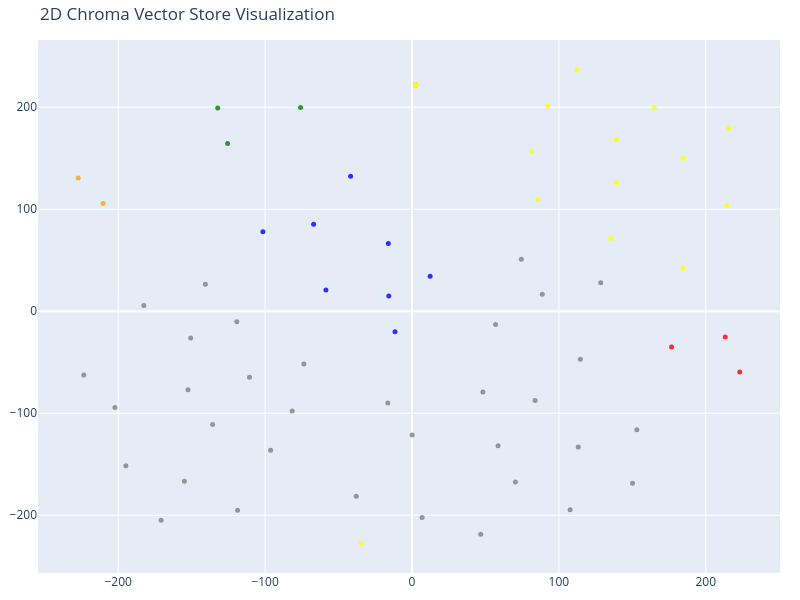

The notebook cell saved with this chart:
### Markdown cell above
### 📊 Step 20: Load Vectors for Visualization

**What this does:**
1. Reconnects to ChromaDB
2. Retrieves embeddings, documents, and metadata
3. Converts to numpy arrays
4. Extracts document types
5. Maps types to colors (handles typos like "technical concetps")

**Why it matters:**
- Prepares data for 2D/3D visualization
- Robust color mapping prevents crashes from inconsistent naming

### Code cell
tsne = TSNE(n_components=2, random_state=42)
reduced_vectors = tsne.fit_transform(vectors)

# Create the 2D scatter plot
fig = go.Figure(data=[go.Scatter(
    x=reduced_vectors[:, 0],
    y=reduced_vectors[:, 1],
    mode='markers',
    marker=dict(size=5, color=colors, opacity=0.8),
    text=[f"Type: {t}<br>Text: {d[:100]}..." for t, d in zip(doc_types, documents)],
    hoverinfo='text'
)])

fig.update_layout(title='2D Chroma Vector Store Visualization',
    scene=dict(xaxis_title='x',yaxis_title='y'),
    width=800,
    height=600,
    margin=dict(r=20, b=10, l=10, t=40)
)

fig.show()

### Figure 1 — Plotly figure (JSON) as saved in the notebook; plotly's stock layout.template omitted (floating-point values rounded to 4 significant figures)
{"data": [{"hoverinfo": "text", "marker": {"color": ["gray", "gray", "gray", "gray", "gray", "gray", "gray", "gray", "gray", "gray", "gray", "gray", "gray", "blue", "blue", "blue", "blue", "blue", "blue", "blue", "blue", "green", "green", "green", "red", "red", "red", "red", "red", "orange", "orange", "gray", "gray", "gray", "gray", "gray", "gray", "gray", "gray", "gray", "gray", "gray", "gray", "gray", "gray", "gray", "gray", "gray", "gray", "gray", "gray", "gray", "yellow", "yellow", "yellow", "yellow", "yellow", "yellow", "yellow", "yellow", "yellow", "yellow", "yellow", "yellow", "yellow", "yellow", "yellow", "yellow", "yellow", "yellow"], "opacity": 0.8, "size": 5}, "mode": "markers", "text": ["Type: certification<br>Text: Certification Overview\n\nThis section provides an overview of the individual's certifications, includ...", "Type: certification<br>Text: CERT-01: Data Science Certification\n\nThis certification covers core competencies in machine learning...", "Type: certification<br>Text: Core Competencies - CERT-01\n\nThis section highlights the individual's core competencies in machine l...", "Type: certification<br>Text: Practical Implementation - CERT-01\n\nThis section describes the individual's practical implementation...", "Type: certification<br>Text: CERT-02: Computer Vision Specialization\n\nThis certification covers core competencies in computer vis...", "Type: certification<br>Text: Core Competencies - CERT-02\n\nThis section highlights the individual's core competencies in computer ...", "Type: certification<br>Text: Practical Implementation - CERT-02\n\nThis section describes the individual's practical implementation...", "Type: certification<br>Text: CERT-03: Large Language Models Specialization\n\nThis certification covers core competencies in large ...", "Type: certification<br>Text: Core Competencies - CERT-03\n\nThis section highlights the individual's core competencies in large lan...", "Type: certification<br>Text: Practical Implementation - CERT-03\n\nThis section describes the individual's practical implementation...", "Type: certification<br>Text: CERT-04: MLOps Engineering\n\nThis certification covers core competencies in MLOps engineering, includ...", "Type: certification<br>Text: Core Competencies - CERT-04\n\nThis section highlights the individual's core competencies in MLOps eng...", "Type: certification<br>Text: Practical Implementation - CERT-04\n\nThis section describes the individual's practical implementation...", "Type: cv<br>Text: Professional Summary\n\nAhmed Pasha is an AI/ML Engineer with 1 year of professional experience specia...", "Type: cv<br>Text: Contact Information\n\nAhmed's contact information includes his email address, phone number, location,...", "Type: cv<br>Text: Work Experience\n\nAhmed has 1 year of experience as an AI/ML Engineer at Pavaman Technologies, specia...", "Type: cv<br>Text: Experience ID: EXP-01\n\nAhmed's role at Pavaman Technologies involves working on early plant disease ...", "Type: cv<br>Text: Programming Skills\n\nAhmed is proficient in Python for backend development, machine learning model bu...", "Type: cv<br>Text: Machine Learning & Deep Learning\n\nAhmed has hands-on experience in Convolutional Neural Networks (CN...", "Type: cv<br>Text: Tools & Frameworks\n\nAhmed has worked extensively with Streamlit, Flask, MongoDB, Git, ArcGIS, and ot...", "Type: cv<br>Text: Availability\n\nAhmed is seeking full-time or project-based opportunities in AI, ML, Computer Vision, ...", "Type: education<br>Text: Education Background - Bachelor of Computer Applications (BCA)\n\nOverview of the individual's Bachelo...", "Type: education<br>Text: Education Background - Diploma in Civil Engineering\n\nDetailed information about the individual's Dip...", "Type: education<br>Text: Education Background - General Information\n\n\n\n---...", "Type: goals<br>Text: Short-Term Goals (0–1 Year)\n\nThis section outlines short-term goals within a one-year timeframe, foc...", "Type: goals<br>Text: Mid-Term Goals (1–3 Years)\n\nThis section outlines mid-term goals within a three-year timeframe, focu...", "Type: goals<br>Text: Long-Term Goals (3–5 Years)\n\nThis section outlines long-term goals within a five-year timeframe, foc...", "Type: goals<br>Text: \n\n\n\n...", "Type: goals<br>Text: \n\n\n\n...", "Type: partime<br>Text: Bachelor Money Tracking Application Overview\n\nThis is a group expense management platform designed t...", "Type: partime<br>Text: Product Vision\n\nThe system eliminates confusion around expense ownership, expense splitting logic, o...", "Type: projects<br>Text: Total Projects Completed\n\nThis section displays the total number of projects completed by the indivi...", "Type: projects<br>Text: Project ID: PROJ-01\n\nThis section provides information about the first project, including its title,...", "Type: projects<br>Text: Overview of Project PROJ-01\n\nThis section provides an overview of the first project, describing its ...", "Type: projects<br>Text: Technology Stack for Project PROJ-01\n\nThis section lists the key technologies used in the first proj...", "Type: projects<br>Text: Core Responsibilities of Project PROJ-01\n\nThis section describes the core responsibilities involved ...", "Type: projects<br>Text: Key Achievements of Project PROJ-01\n\nThis section highlights the key achievements of the first proje...", "Type: projects<br>Text: Project ID: PROJ-02\n\nThis section provides information about the second project, including its title...", "Type: projects<br>Text: Overview of Project PROJ-02\n\nThis section provides an overview of the second project, describing its...", "Type: projects<br>Text: Technology Stack for Project PROJ-02\n\nThis section lists the key technologies used in the second pro...", "Type: projects<br>Text: Core Responsibilities of Project PROJ-02\n\nThis section describes the core responsibilities involved ...", "Type: projects<br>Text: Key Achievements of Project PROJ-02\n\nThis section highlights the key achievements of the second proj...", "Type: projects<br>Text: Project ID: PROJ-03\n\nThis section provides information about the third project, including its title,...", "Type: projects<br>Text: Overview of Project PROJ-03\n\nThis section provides an overview of the third project, describing its ...", "Type: projects<br>Text: Technology Stack for Project PROJ-03\n\nThis section lists the key technologies used in the third proj...", "Type: projects<br>Text: Core Responsibilities of Project PROJ-03\n\nThis section describes the core responsibilities involved ...", "Type: projects<br>Text: Key Achievements of Project PROJ-03\n\nThis section highlights the key achievements of the third proje...", "Type: projects<br>Text: Project ID: PROJ-04\n\nThis section provides information about the fourth project, including its title...", "Type: projects<br>Text: Overview of Project PROJ-04\n\nThis section provides an overview of the fourth project, describing its...", "Type: projects<br>Text: Technology Stack for Project PROJ-04\n\nThis section lists the key technologies used in the fourth pro...", "Type: projects<br>Text: Core Responsibilities of Project PROJ-04\n\nThis section describes the core responsibilities involved ...", "Type: projects<br>Text: Key Achievements of Project PROJ-04\n\nThis section highlights the key achievements of the fourth proj...", "Type: technical concetps<br>Text: Objective\n\nTo build a grounded, context-aware AI assistant capable of answering insurance-related qu...", "Type: technical concetps<br>Text: System Architecture\n\nThe InsureLLM pipeline follows a modular RAG architecture: Knowledge Base Prepa...", "Type: technical concetps<br>Text: Data Preparation\n\nCreated a structured domain-specific knowledge base, converted content into clean ...", "Type: technical concetps<br>Text: Chunking Strategy\n\nBalanced retrieval precision and contextual completeness by choosing a chunk size...", "Type: technical concetps<br>Text: Embedding & Vector Storage\n\nGenerated 768-dimensional embeddings using an optimized embedding model,...", "Type: technical concetps<br>Text: Retrieval Optimization\n\nTuned top-k retrieval with optimal k based on answer completeness, filtered ...", "Type: technical concetps<br>Text: Prompt Engineering\n\nImplemented structured prompts including clear system instruction, context bound...", "Type: technical concetps<br>Text: LLM Configuration\n\nTuned temperature for factual reliability (0.0–0.3), controlled max token output,...", "Type: technical concetps<br>Text: Evaluation Approach\n\nEvaluated system performance using manual relevance scoring, context adherence ...", "Type: technical concetps<br>Text: Outcome\n\nBuilt a fully functional domain-specific RAG assistant, improved factual reliability compar...", "Type: technical concetps<br>Text: Key Engineering Learnings\n\nRetrieval quality impacts response quality more than LLM size, proper chu...", "Type: technical concetps<br>Text: \n\n\n\n...", "Type: technical concetps<br>Text: \n\n\n\n...", "Type: technical concetps<br>Text: \n\n\n\n...", "Type: technical concetps<br>Text: \n\n\n\n...", "Type: technical concetps<br>Text: \n\n\n\n...", "Type: technical concetps<br>Text: Technical Concepts & Expertise\n\nThis section outlines the technical concepts and areas of expertise ...", "Type: technical concetps<br>Text: Technical Concepts & Expertise\n\nThis section continues to outline the technical concepts and areas o..."], "type": "scatter", "x": [0.09672, 107.6, 113.2, 83.79, 46.8, 6.895, -37.97, 150.1, 153.1, 114.6, 70.38, 58.57, 48.24, -15.82, -41.79, 12.34, -11.57, -66.99, -58.61, -101.5, -16.13, -125.5, -132.3, -75.9, 176.6, 213.3, 223.1, 2.456, 2.456, -210.3, -227.2, -16.49, 74.39, 88.68, -140.7, 128.5, 56.85, -170.8, -154.9, -182.5, -118.8, -194.8, -73.64, -110.6, -119.3, -81.59, -223.4, -135.7, -152.5, -150.7, -96.26, -202.3, 81.41, 85.62, 139.2, 112.3, 214.2, 184.8, 139.2, 92.4, 164.9, 135.2, 215.7, 2.456, 2.456, 2.456, 2.456, 2.456, 184.6, -34.55], "y": [-121.2, -194.6, -133.2, -87.49, -218.7, -202.2, -181.3, -168.6, -116.2, -46.98, -167.4, -131.9, -79.22, 14.92, 132.3, 34.2, -20.05, 85.17, 20.71, 78.02, 66.39, 164.5, 199.2, 199.8, -35.09, -25.33, -59.58, 221.8, 221.8, 105.7, 130.6, -89.95, 50.92, 16.57, 26.37, 27.85, -13.02, -205.0, -166.6, 5.521, -195.0, -151.6, -51.61, -64.67, -10.37, -97.75, -62.47, -111.1, -76.9, -26.26, -136.2, -94.43, 157.1, 109.6, 126.1, 236.7, 103.7, 149.9, 168.4, 201.3, 199.5, 71.32, 179.5, 221.8, 221.8, 221.8, 221.8, 221.8, 42.23, -227.4]}], "layout": {"height": 600, "margin": {"b": 10, "l": 10, "r": 20, "t": 40}, "scene": {"xaxis": {"title": {"text": "x"}}, "yaxis": {"title": {"text": "y"}}}, "title": {"text": "2D Chroma Vector Store Visualization"}, "width": 800}}
